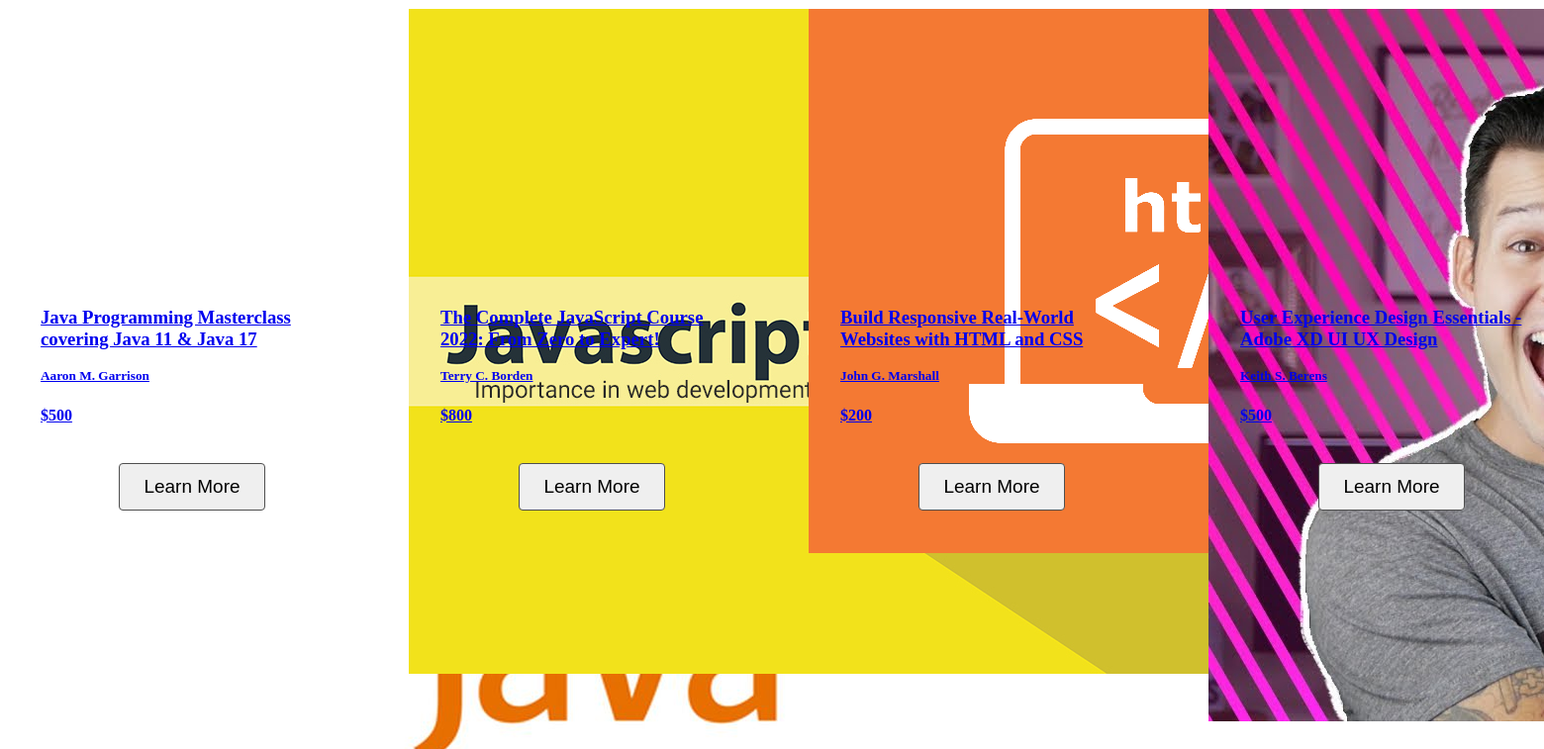
The app's page /course_fetch.php with its own data.
### tables this page shows
CREATE TABLE `course` (
  `course_id` int(11) NOT NULL,
  `course_name` text NOT NULL,
  `course_desc` text NOT NULL,
  `course_author` varchar(255) NOT NULL,
  `course_img` text NOT NULL,
  `course_duration` int(11) NOT NULL,
  `course_price` float NOT NULL,
  `course_lessons` int(11) NOT NULL
);

### course_fetch.php (the view, shortened to what this page needs)
<link rel="stylesheet" href="CSS/Course.css">
<?php
include_once("DB_Files/db.php");
$output='';
$sql="SELECT * FROM course WHERE course_name LIKE '%".$_POST["search"]."%'";
$result=mysqli_query($conn,$sql);
if(mysqli_num_rows($result)>0){
    while($row=mysqli_fetch_array($result)){
        $id=$row["course_id"];
        $output .='
        <div class="container courses__container">
                <article class="course">
                <a href="CourseDetails.php?course_id=' . $id . '">
                <div class="course__image">
                    <img src="' . str_replace('..', '.', $row['course_img']) . '" alt="">
                </div>
                <div class="course__info">
                <h3 style="text-align: start;">' . $row['course_name'] . '</h3>
                <h5 style="text-align: start; margin-top: 10px;">' . $row['course_author'] . '</h5>
                <h4 style="text-align: start; margin-top: 10px;">&#36;' . $row['course_price'] . '</h4>
                <br>
                <a href="CourseDetails.php?course_id=' . $id . '">
                <button class="button">Learn More
                </button></a>
                </div>
                </a>
            </article>
                ';
    }
    echo $output;?>
<?php }else{ echo "<p class='alert'>Course Not Found. </p>";}
?>

### CSS/Course.css (style rules this page uses)
.courses__container { display: grid; grid-template-columns: repeat(3, 1fr); gap: 2rem; }
.course { text-align: center; border: 1px solid transparent; background: var(--color-light); transition: var(--transition); }
.course__image { width: 370px; height: 250px; margin: auto; }
.course__info { padding: 2rem; }
.button { display: inline-block; padding: 12px 24px; border: 1px solid #4f4f4f; border-radius: 4px; transition: all 0.2s ease-in; position: relative; overflow: hidden; font-size: 19px; color: black; z-index: 1; }
.button:before { content: ""; position: absolute; left: 50%; transform: translateX(-50%) scaleY(1) scaleX(1.25); top: 100%; width: 140%; height: 180%; background-color: rgba(0, 0, 0, 0.05); border-radius: 50%; display: block; transition: all 0.5s 0.1s cubic-bezier(0.55, 0, 0.1, 1); z-index: -1; }
.button:after { content: ""; position: absolute; left: 55%; transform: translateX(-50%) scaleY(1) scaleX(1.45); top: 180%; width: 160%; height: 190%; background-color: #f75842; border-radius: 50%; display: block; transition: all 0.5s 0.1s cubic-bezier(0.55, 0, 0.1, 1); z-index: -1; }

### records on screen
course: course_name "Java Programming Masterclass covering Java 11 & Java 17", course_author "Aaron M. Garrison", course_price "500"
course: course_name "The Complete JavaScript Course 2022: From Zero to Expert!", course_author "Terry C. Borden", course_price "800"
course: course_img (picture), course_name "Build Responsive Real-World Websites with HTML and CSS", course_author "John G. Marshall", course_price "200"
course: course_img (picture), course_name "User Experience Design Essentials - Adobe XD UI UX Design", course_author "Keith S. Berens", course_price "500"
